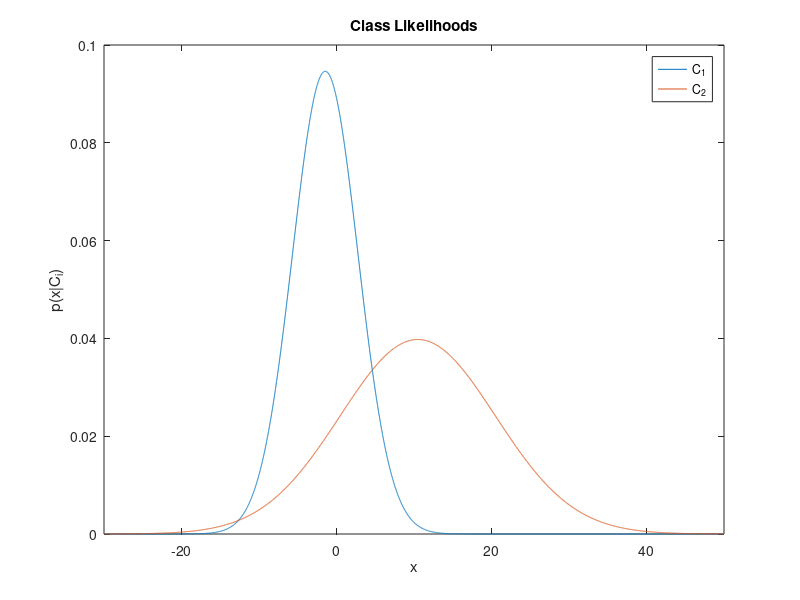
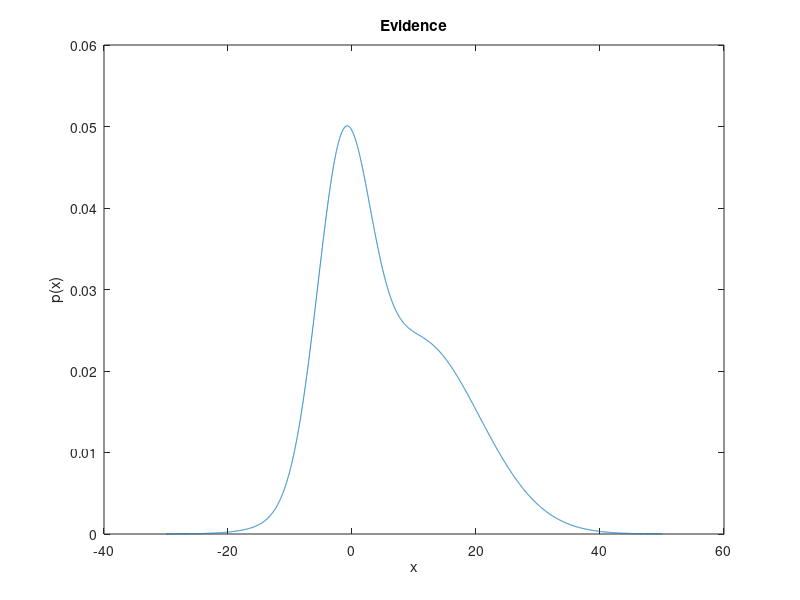
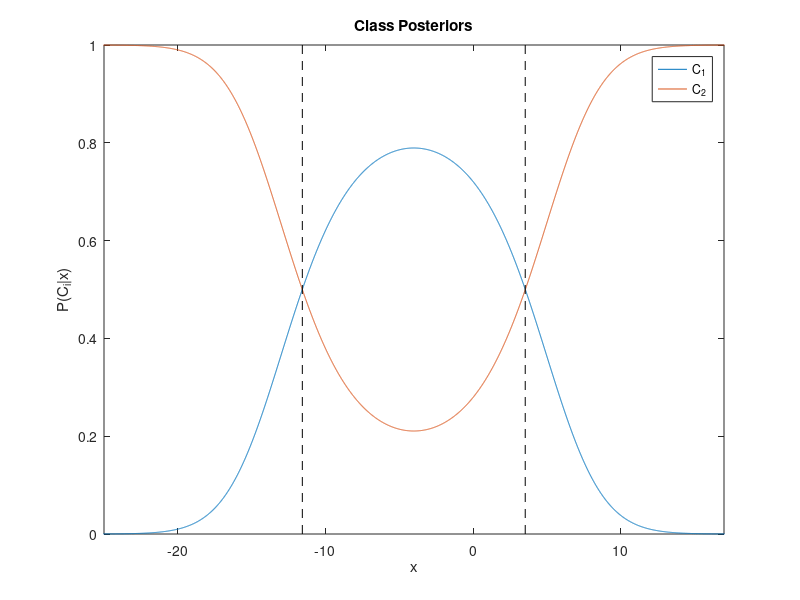
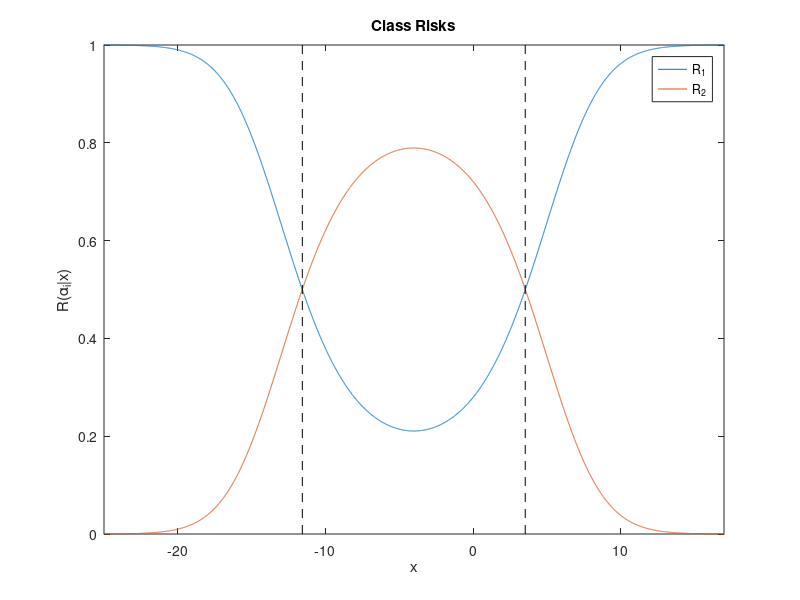

MATLAB code to generate these figures, in order:
%% LOAD DATA
clc;
clear all;
load('Data.mat');
p1=xtr_classification(:,2);
p1(p1<0)=2;
xtr_classification(:,2)=p1;
p2=xval_classification(:,2);
p2(p2<0)=2;
xval_classification(:,2)=p2;
%% FIRST PART
%Class Priors
n=length(xtr_classification(:,2)); 
n1=sum(xtr_classification(:,2)==1); 
Class_1_Prior=n1/n;
Class_2_Prior=(n-n1)/n;
%Class Likelihoods
Class_1=xtr_classification(1:n1,1);
Class_2=xtr_classification(n1+1:end,1);
mean1=mean(Class_1); std1=std(Class_1);
mean2=mean(Class_2); std2=std(Class_2);
x=-30:0.01:50;
Class_1_Likelihood=(1/(std1*sqrt(2*pi)))*exp((-(x-mean1).^2)/(2*std1^2));
Class_2_Likelihood=(1/(std2*sqrt(2*pi)))*exp((-(x-mean2).^2)/(2*std2^2));
figure
plot(x,Class_1_Likelihood,'DisplayName','C_1')
hold on
plot(x,Class_2_Likelihood,'DisplayName','C_2')
xlim([-30 50])
xlabel('x')
ylabel('p(x|C_i)')
title('Class Likelihoods')
legend('show')
%Evidence
Evidence=Class_1_Likelihood*Class_1_Prior+Class_2_Likelihood*Class_2_Prior;
figure
plot(x,Evidence)
xlabel('x')
ylabel('p(x)')
title('Evidence')
%% SECOND PART
%Class Posteriors
Class_1_Posterior=(Class_1_Prior*Class_1_Likelihood)./Evidence;
Class_2_Posterior=(Class_2_Prior*Class_2_Likelihood)./Evidence;
figure
p1=plot(x,Class_1_Posterior)
hold on
p2=plot(x,Class_2_Posterior)
Boundary = get(gca,'YLim');
line([-11.565 -11.565],Boundary,'Color','k','LineStyle','--');
line([3.535 3.535],Boundary,'Color','k','LineStyle','--');
xlim([-25 17])
xlabel('x')
ylabel('P(C_i|x)')
title('Class Posteriors')
legend([p1 p2], 'C_1','C_2')
%Risks
Class_1_Risk=1-Class_1_Posterior;
Class_2_Risk=1-Class_2_Posterior;
figure
p3=plot(x,Class_1_Risk)
hold on
p4=plot(x,Class_2_Risk)
Boundary = get(gca,'YLim');
line([-11.565 -11.565],Boundary,'Color','k','LineStyle','--');
line([3.535 3.535],Boundary,'Color','k','LineStyle','--');
xlim([-25 17])
xlabel('x')
ylabel('R(\alpha_i|x)')
title('Class Risks')
legend([p3 p4], 'R_1','R_2')
%Discriminants
Class_1_Discriminant=log(Class_1_Likelihood)+log(Class_1_Prior);
Class_2_Discriminant=log(Class_2_Likelihood)+log(Class_2_Prior);
figure
p5=plot(x,Class_1_Discriminant)
hold on
p6=plot(x,Class_2_Discriminant)
Boundary = get(gca,'YLim');
line([-11.565 -11.565],Boundary,'Color','k','LineStyle','--');
line([3.535 3.535],Boundary,'Color','k','LineStyle','--');
xlim([-25 17])
ylim([-25 0])
xlabel('x')
ylabel('g_i(x)')
title('Class Discriminants')
legend([p5 p6], 'g_1','g_2')

%% DECISION RULES and CONFUSION MATRICES
% For minimum risk, C_1   -11.57<x<3.54
%                   C_2   else

TrClassification=zeros(125,1);
ValClassification=zeros(125,1);
for i=1:125
    if xtr_classification(i,1)>-11.57 && xtr_classification(i,1)<3.54
        TrClassification(i)=1;
    else
        TrClassification(i)=2;
    end
    
    if xval_classification(i,1)>-11.57 && xval_classification(i,1)<3.54
        ValClassification(i)=1;
    else
        ValClassification(i)=2;
    end
end

TrConfusion=confusionmat(xtr_classification(:,2),TrClassification)
ValConfusion=confusionmat(xval_classification(:,2),ValClassification)
